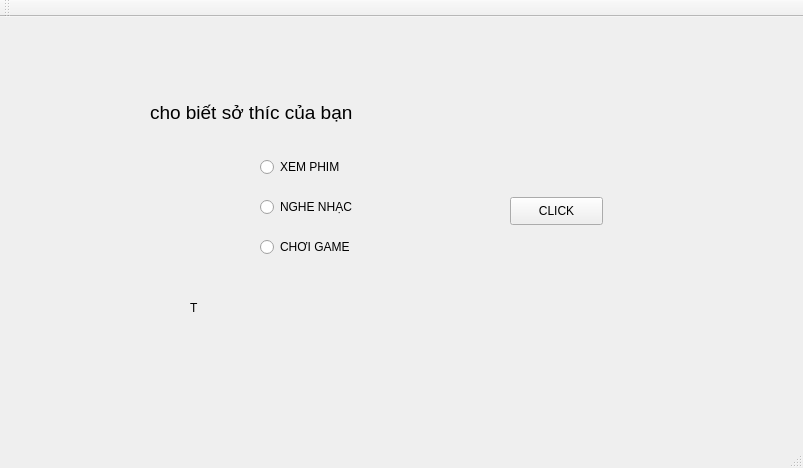
<?xml version="1.0" encoding="UTF-8"?>
<ui version="4.0">
 <class>MainWindow</class>
 <widget class="QMainWindow" name="MainWindow">
  <property name="geometry">
   <rect>
    <x>0</x>
    <y>0</y>
    <width>803</width>
    <height>468</height>
   </rect>
  </property>
  <property name="windowTitle">
   <string>MainWindow</string>
  </property>
  <widget class="QWidget" name="centralWidget">
   <widget class="QLabel" name="label">
    <property name="geometry">
     <rect>
      <x>150</x>
      <y>80</y>
      <width>261</width>
      <height>31</height>
     </rect>
    </property>
    <property name="font">
     <font>
      <pointsize>14</pointsize>
     </font>
    </property>
    <property name="text">
     <string>cho biết sở thíc của bạn</string>
    </property>
   </widget>
   <widget class="QRadioButton" name="radioButton_phim">
    <property name="geometry">
     <rect>
      <x>260</x>
      <y>140</y>
      <width>95</width>
      <height>20</height>
     </rect>
    </property>
    <property name="text">
     <string>XEM PHIM</string>
    </property>
   </widget>
   <widget class="QRadioButton" name="radioButton_nhac">
    <property name="geometry">
     <rect>
      <x>260</x>
      <y>180</y>
      <width>95</width>
      <height>20</height>
     </rect>
    </property>
    <property name="text">
     <string>NGHE NHẠC</string>
    </property>
   </widget>
   <widget class="QRadioButton" name="radioButton_game">
    <property name="geometry">
     <rect>
      <x>260</x>
      <y>220</y>
      <width>95</width>
      <height>20</height>
     </rect>
    </property>
    <property name="text">
     <string>CHƠI GAME</string>
    </property>
   </widget>
   <widget class="QLabel" name="label_ht">
    <property name="geometry">
     <rect>
      <x>190</x>
      <y>270</y>
      <width>411</width>
      <height>41</height>
     </rect>
    </property>
    <property name="text">
     <string>T</string>
    </property>
   </widget>
   <widget class="QPushButton" name="pushButton">
    <property name="geometry">
     <rect>
      <x>510</x>
      <y>180</y>
      <width>93</width>
      <height>28</height>
     </rect>
    </property>
    <property name="text">
     <string>CLICK</string>
    </property>
   </widget>
  </widget>
  <widget class="QMenuBar" name="menuBar">
   <property name="geometry">
    <rect>
     <x>0</x>
     <y>0</y>
     <width>803</width>
     <height>26</height>
    </rect>
   </property>
  </widget>
  <widget class="QToolBar" name="mainToolBar">
   <attribute name="toolBarArea">
    <enum>TopToolBarArea</enum>
   </attribute>
   <attribute name="toolBarBreak">
    <bool>false</bool>
   </attribute>
  </widget>
  <widget class="QStatusBar" name="statusBar"/>
 </widget>
 <layoutdefault spacing="6" margin="11"/>
 <resources/>
 <connections/>
</ui>
